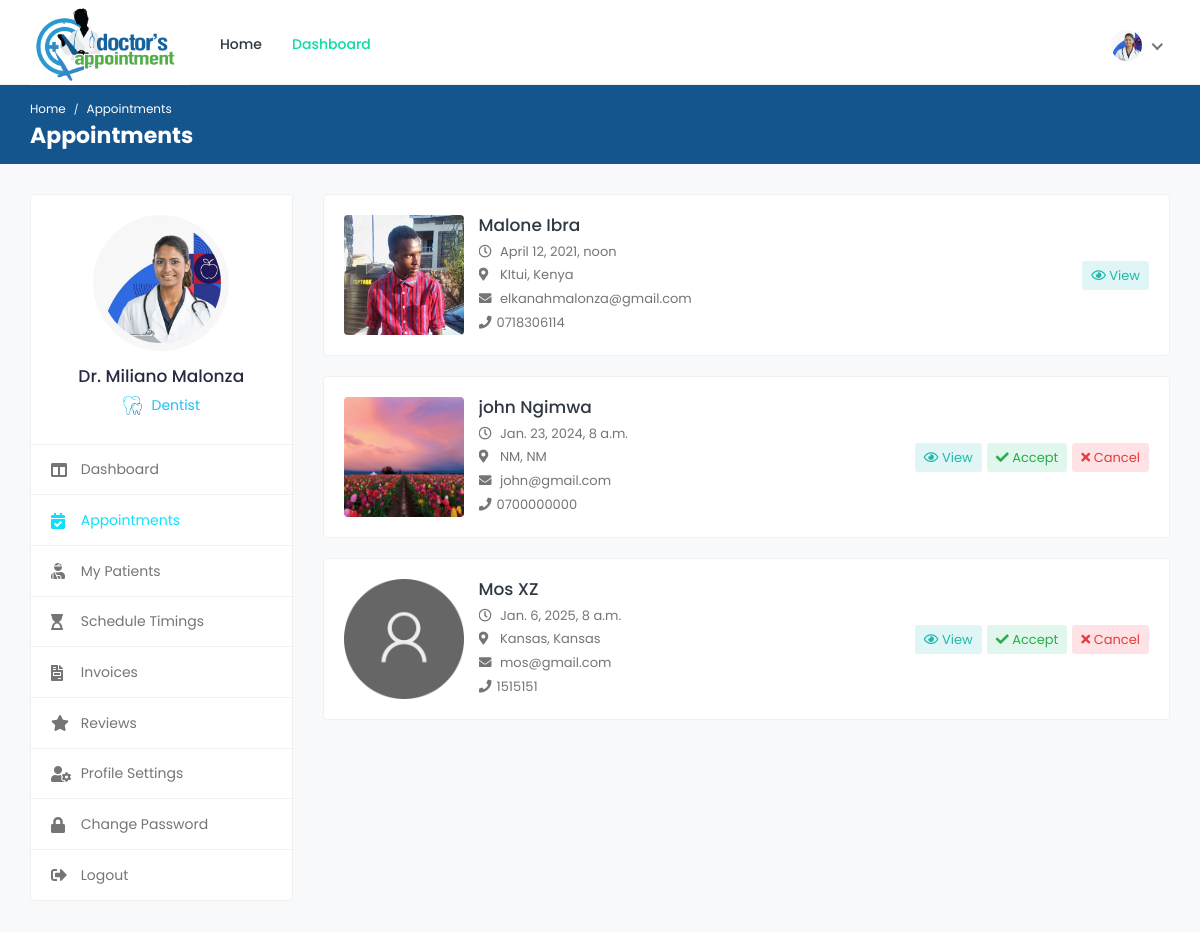
Screenshot of /doctors/appointments/ (signed in) with the database file from the repository.
### appointments/models.py (models this page shows, shortened)
class Doctor(models.Model):
	user = models.OneToOneField(User, on_delete=models.CASCADE)
	image = models.ImageField('Profile Image', upload_to='Image/Doctors',
		max_length=500, default='dummy.png')
	first_name = models.CharField('First Name', max_length=50)
	second_name =  models.CharField('Second Name', max_length=50)
	title = models.CharField('Title', max_length=200, default='Dr.')
	phone_no = models.CharField('Phone Number', max_length=50)
	email = models.EmailField('Email', max_length=250)
	gender = models.CharField('Gender', max_length=10)
	d_o_b = models.DateField('Date of Birth', blank=True)
	biography = models.CharField('Biography', max_length=1000, blank=True)
	address_line1 = models.CharField('Address Line 1', max_length=200, blank=True)
	address_line2 = models.CharField('Address Line 2', max_length=200, blank=True)
	country = models.CharField('Country', max_length=100, blank=True)
	county = models.CharField('County', max_length=100, blank=True)
	town = models.CharField('Town', max_length=100, blank=True)
	pricing =  models.FloatField('Amount', default=0.00)
	services = models.CharField('Services', max_length=1000, blank=True)
	specialization = models.CharField('Specialization', max_length=1000, blank=True)
	clinic = models.CharField('Clinic', max_length=100, blank=True)
	clinic_address = models.CharField('Clinic Address', max_length=100, blank=True)
	speciality = models.OneToOneField(Speciality, on_delete=models.CASCADE)
	drclinic = models.ForeignKey(Clinic, on_delete=models.CASCADE)
	''' user, image, first_name, second_name, title, phone_no, email, gender, d_o_b, biography,
	address_line1, address_line2, country, county, town, pricing, services, specialization, clinic,
	clinic_address, speciality'''

class Speciality(models.Model):
	name = models.CharField('Name', max_length=100)
	image = models.ImageField('Image', upload_to='Image/Speciality', max_length=500)

class Appointment(models.Model):
	doctor = models.ForeignKey(Doctor, on_delete=models.CASCADE)
	patient = models.ForeignKey(Patient, on_delete=models.CASCADE)
	purpose = models.CharField('Purpose', max_length=50)
	category = models.CharField('Type', max_length=50)
	amount = models.FloatField('Amount', default=0.00)
	status = models.CharField('Status', max_length=50)
	date = models.DateTimeField('Appointment Date', auto_now_add=True)
	booking_date = models.DateTimeField('Booking Date')
	follow_up_date = models.DateTimeField('Follow Up', null=True)

class Patient(models.Model):
	user = models.OneToOneField(User, on_delete=models.CASCADE)
	image = models.ImageField('Profile Image', upload_to='Image/Patient/Profile/',
		max_length=500, default='dummy.png')
	first_name = models.CharField('First Name', max_length=50)
	second_name = models.CharField('Second Name', max_length=50)
	d_o_b = models.DateField('Date Of Birth')
	gender = models.CharField('Gender', max_length=10)
	email = models.CharField('Email', max_length=50)
	phone_no = models.CharField('Phone Number', max_length=20)
	blood_group = models.CharField('Blood Group', max_length=5)
	country = models.CharField('Country', max_length=50)
	county = models.CharField('County', max_length=50)
	town = models.CharField('Town', max_length=50)
	street_lane = models.CharField('Street/Lane', max_length=50)
	def __str__(self):
		return self.first_name +' '+self.second_name

### appointments/views.py (the view)
# urls.py: path('doctors/appointments/', views.appointments, name='appointments'),
@login_required(login_url='/login/')
@user_passes_test(check_doctor, login_url='/login/')
@user_passes_test(check_settings, login_url='/doctors/profile-settings/')
def appointments(request):
	profile = Doctor.objects.get(user=request.user.id)
	appointments = Appointment.objects.filter(doctor=profile.id)
	return render(request, 'doctors/appointments.html', {'profile' :profile, 'appointments': appointments})

### appointments/views.py (called while the page is built)
def check_doctor(user):
	group = user.groups.get()
	return group.name=='doctors_group'

def check_settings(user):
	profile = Doctor.objects.filter(user=user.id)
	return profile.count()>=1

### appointments/templates/doctors/appointments.html (shortened to what this page needs)
{% extends "doctors/base.html" %}
{% load static %}
{% block breadcrumb %}Appointments{% endblock %}
{% block breadcrumb1 %}Appointments{% endblock %}
{% block sidenav %}
	<ul>
		<li>
			<a href="{% url 'doctor-dashboard' %}">
				<i class="fas fa-columns"></i>
				<span>Dashboard</span>
			</a>
		</li>
		<li class="active">
			<a href="{% url 'appointments' %}">
				<i class="fas fa-calendar-check"></i>
				<span>Appointments</span>
			</a>
		</li>
		<li>
			<a href="{% url 'my-patients' %}">
				<i class="fas fa-user-injured"></i>
				<span>My Patients</span>
			</a>
		</li>
		<li>
			<a href="{% url 'schedule-timings' %}">
				<i class="fas fa-hourglass-start"></i>
				<span>Schedule Timings</span>
			</a>
		</li>
		<li>
			<a href="{% url 'invoices' %}">
				<i class="fas fa-file-invoice"></i>
				<span>Invoices</span>
			</a>
		</li>
		<li>
			<a href="{% url 'reviews' %}">
				<i class="fas fa-star"></i>
				<span>Reviews</span>
			</a>
		</li>
		<li>
			<a href="{% url 'doctor-profile-settings' %}">
				<i class="fas fa-user-cog"></i>
				<span>Profile Settings</span>
			</a>
		</li>
		<li>
			<a href="{% url 'doctor-change-password' %}">
				<i class="fas fa-lock"></i>
				<span>Change Password</span>
			</a>
		</li>
		<li>
			<a href="{% url 'logout' %}">
				<i class="fas fa-sign-out-alt"></i>
				<span>Logout</span>
			</a>
		</li>
	</ul>
{% endblock %}
{% block content %}
		<div class="col-md-7 col-lg-8 col-xl-9">
			<div class="appointments">
			{% for appointment in appointments %}
				<div class="appointment-list">
					<div class="profile-info-widget">
						<a href="{% url 'patient-profile' appointment.patient|slugify appointment.patient.id %}" class="booking-doc-img">
							<img src="{{appointment.patient.image.url}}" alt="User Image">
						</a>
						<div class="profile-det-info">
							<h3><a href="{% url 'patient-profile' appointment.patient|slugify appointment.patient.id %}">{{appointment.patient.first_name}} {{appointment.patient.second_name}}</a></h3>
							<div class="patient-details">
								<h5><i class="far fa-clock"></i> {{appointment.booking_date}}</h5>
								<h5><i class="fas fa-map-marker-alt"></i> {{appointment.patient.county}}, {{appointment.patient.country}}</h5>
								<h5><i class="fas fa-envelope"></i> {{appointment.patient.email}}</h5>
								<h5 class="mb-0"><i class="fas fa-phone"></i>{{appointment.patient.phone_no}}</h5>
							</div>
						</div>
					</div>
					<div class="appointment-action">
						<a href="#" class="btn btn-sm bg-info-light" data-toggle="modal" data-target="#appt{{appointment.id}}_details">
							<i class="far fa-eye"></i> View
						</a>
					{% if appointment.status == 'WAIT' %}
						<a href="{% url 'appointment-accept' appointment.purpose|slugify appointment.id %}" class="btn btn-sm bg-success-light ajax-link">
							<i class="fas fa-check"></i> Accept
						</a>
						<a href="{% url 'appointment-cancel' appointment.purpose|slugify appointment.id %}" class="btn btn-sm bg-danger-light ajax-link">
							<i class="fas fa-times"></i> Cancel
						</a>
					{% endif %}
					</div>
				</div>
			{% endfor %}
			</div>
		</div>
	</div>
{% endblock %}

### appointments/templates/doctors/base.html (shortened to what this page needs)
<!DOCTYPE html>
<html lang="en">
<head>
		{% load static %}
		<link rel="stylesheet" href="{% static 'cas/css/bootstrap.min.css' %}">
		<link rel="stylesheet" href="{% static 'cas/plugins/fontawesome/css/fontawesome.min.css' %}">
		<link rel="stylesheet" href="{% static 'cas/plugins/fontawesome/css/all.min.css' %}">
		<link rel="stylesheet" href="{% static 'cas/css/style.css' %}">
	</head>
	<body>
		<div class="main-wrapper">
			<header class="header">
				<nav class="navbar navbar-expand-lg header-nav">
					<div class="navbar-header">
						<a href="{% url 'index' %}" class="navbar-brand logo">
							<img src="{% static 'cas/img/logo.png' %}" class="img-fluid" alt="Logo">
						</a>
					</div>
					<div class="main-menu-wrapper">
						<ul class="main-nav">
							<li>
								<a href="{% url 'index' %}">Home</a>
							</li>
							<li class="active"><a href="{% url 'doctor-dashboard' %}">Dashboard</a></li>
						</ul>
					</div>
					<ul class="nav header-navbar-rht">
						<li class="nav-item dropdown has-arrow logged-item">
							<a href="#" class="dropdown-toggle nav-link" data-toggle="dropdown">
								<span class="user-img">
									<img class="rounded-circle" src="{{profile.image.url}}" width="31" alt="{{user.first_name}} {{user.last_name}}">
								</span>
							</a>
						</li>
					</ul>
				</nav>
			</header>
			<div class="breadcrumb-bar">
				<div class="container-fluid">
					<div class="row align-items-center">
						<div class="col-md-12 col-12">
							<nav aria-label="breadcrumb" class="page-breadcrumb">
								<ol class="breadcrumb">
									<li class="breadcrumb-item"><a href="{% url 'index' %}">Home</a></li>
									<li class="breadcrumb-item active" aria-current="page">{% block breadcrumb %}{% endblock %}</li>
								</ol>
							</nav>
							<h2 class="breadcrumb-title">{% block breadcrumb1 %} {% endblock %}</h2>
						</div>
					</div>
				</div>
			</div>
			<div class="content">
				<div class="container-fluid">
					<div class="row">
						<div class="col-md-5 col-lg-4 col-xl-3 theiaStickySidebar">
							<div class="profile-sidebar">
								<div class="widget-profile pro-widget-content">
									<div class="profile-info-widget">
										<a href="#" class="booking-doc-img">
											<img src="{{profile.image.url}}" alt="User Image">
										</a>
										<div class="profile-det-info">
											<h3>{{profile.title}} {{user.first_name}} {{user.last_name}}</h3>
											{% if profile != None %}
											<div class="patient-details">
												<p class="doc-department"><img src="{{profile.speciality.image.url}}" class="img-fluid" alt="S">{{profile.speciality.name}}</p>
											</div>
											{% endif %}
										</div>
									</div>
								</div>
								<div class="dashboard-widget">
									<nav class="dashboard-menu">
										{% block sidenav %}
										{% endblock %}
									</nav>
								</div>
							</div>
						</div>
						{% block content %}
						{% endblock %}
					</div>
				</div>
			</div>
	</body>
</html>

### rows the page displays
Doctor: image (picture), title "Dr.", speciality.image (picture), speciality.name "Dentist"
Appointment: patient.image (picture), patient.first_name "Malone", patient.second_name "Ibra", booking_date "April 12, 2021, noon", patient.county "KItui", patient.country "Kenya", patient.email "elkanahmalonza@gmail.com", patient.phone_no "0718306114"
Appointment: patient.image (picture), patient.first_name "john", patient.second_name "Ngimwa", booking_date "Jan. 23, 2024, 8 a.m.", patient.county "NM", patient.country "NM", patient.email "john@gmail.com", patient.phone_no "0700000000", status "WAIT" (drawn)
Appointment: patient.image (placeholder picture), patient.first_name "Mos", patient.second_name "XZ", booking_date "Jan. 6, 2025, 8 a.m.", patient.county "Kansas", patient.country "Kansas", patient.email "mos@gmail.com", patient.phone_no "1515151", status "WAIT" (drawn)

### other values shown
{{ user.first_name }} "Miliano"
{{ user.last_name }} "Malonza"
